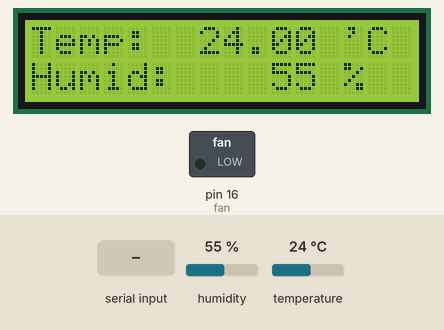
A sketch run on a simulated Arduino Uno, built with avr-gcc and run on an emulated ATmega328P. Parts: 16×2 character LCD, switched loads named in the sketch (green lamp = pin HIGH). Inputs (shaded band) come from the test bench; at power-on: temperature 24 °C, humidity 55 %. What the sketch prints to the serial monitor is not drawn.

Above: at 1.2 s.
1.3 s: "1" received over Serial
At 1.7 s:
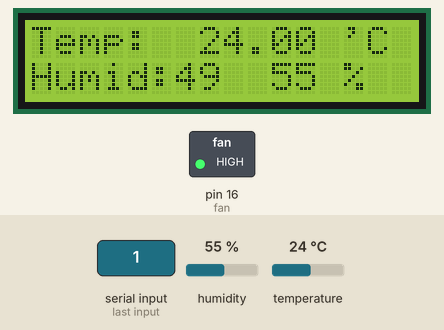
2.8 s: temperature set to 12 °C
At 5.4 s:
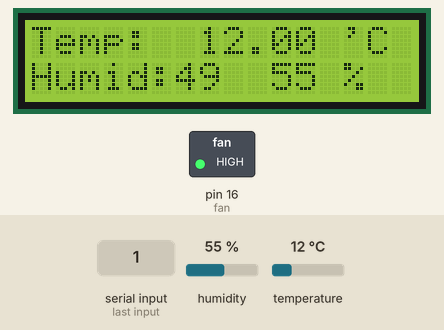
5.8 s: humidity set to 22 %
At 7.2 s:
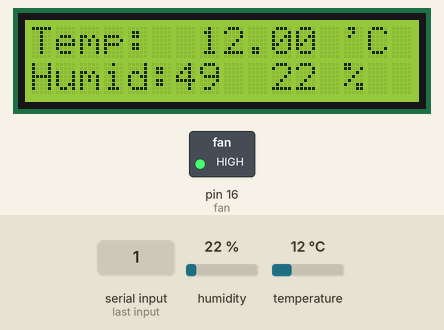
8.0 s: "0" received over Serial
At 8.8 s:
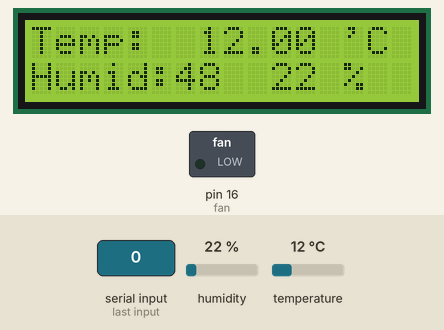
9.5 s: temperature set to 19 °C
At 11.9 s:
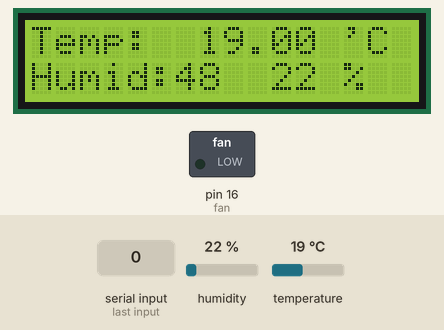
12.2 s: humidity set to 40 %
At 14.1 s:
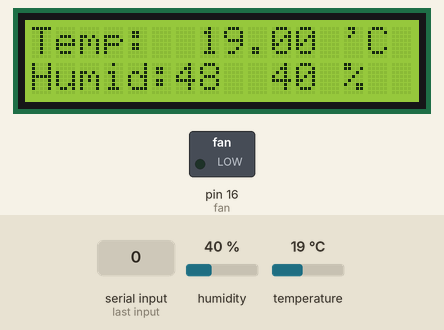
Timing chart, 0 to 15.4 s (numbered marks = the images above; inputs shaded):
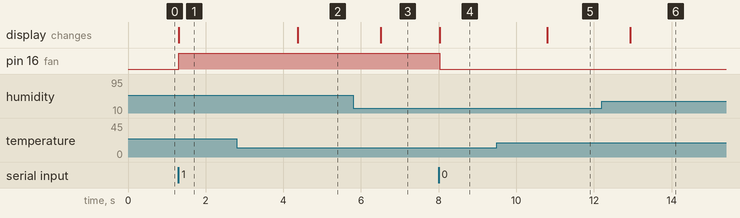

The sketch:

arduino-lcd-shield-dht11.ino
```cpp
#include <LiquidCrystal.h>
#include "DHT.h"

#define DHTPIN 15
#define DHTTYPE DHT11

LiquidCrystal lcd(8, 9, 4, 5, 6, 7);
int fan = 16;
DHT dht(DHTPIN, DHTTYPE);
void setup(){
	Serial.begin(9600);
	while(!Serial);
	pinMode(fan, OUTPUT);
   	lcd.begin(16, 2);
   	lcd.setCursor(0,0);
   	lcd.print("Temp:   ____ 'C");
   	lcd.setCursor(0,1);
   	lcd.print("Humid:  ____ % ");

   	dht.begin();

}

void loop(){
	float temp = dht.readTemperature();
	float hum = dht.readHumidity();

  	lcd.setCursor(7,0);
  	lcd.print(temp);
  	lcd.setCursor(8,1);
  	lcd.print(padding(hum,4));

  	Serial.println(temp);
  	char resp;
  	while(Serial.available()){
  		resp = Serial.read();
  		if(resp>47){
  			digitalWrite( fan, resp=='1');
  			lcd.setCursor(6,1);
   			lcd.print((int)resp);
  		}
  	}
  	delay(300);

}

String padding( int number, byte width ) {
 String retVal="", str_num=String(number);
 byte pad= width-str_num.length();

 int currentMax = 10;
 for (byte i=0; i<pad; i++){
   retVal+=" ";
 }
 retVal+=str_num;
 return retVal;
}
```

Measured:
- after the input at 1.3 s, pin 16 (fan): LOW → HIGH at once; the display: changes at once (image 1)
- after the input at 2.8 s, the display: changes after 1.6 s (image 2)
- after the input at 5.8 s, the display: changes after 0.71 s (image 3)
- after the input at 8.0 s, pin 16 (fan): HIGH → LOW at once; the display: changes at once (image 4)
- after the input at 9.5 s, the display: changes after 1.3 s (image 5)
- after the input at 12.2 s, the display: changes after 0.73 s (image 6)
